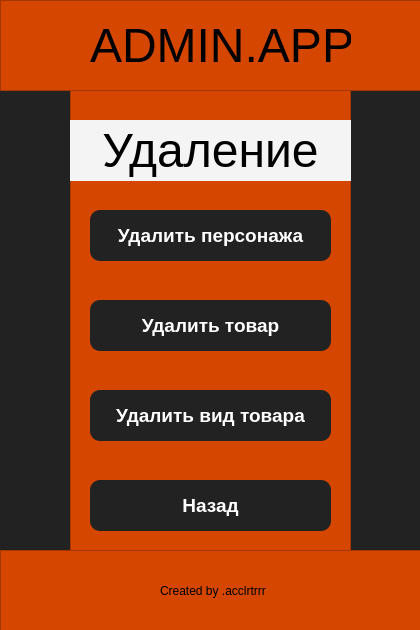
<?xml version="1.0" encoding="UTF-8"?>
<ui version="4.0">
 <class>MainWindow</class>
 <widget class="QMainWindow" name="MainWindow">
  <property name="geometry">
   <rect>
    <x>0</x>
    <y>0</y>
    <width>420</width>
    <height>630</height>
   </rect>
  </property>
  <property name="windowTitle">
   <string>MainWindow</string>
  </property>
  <widget class="QWidget" name="centralwidget">
   <property name="styleSheet">
    <string notr="true">background-color: rgb(34, 34, 34)</string>
   </property>
   <widget class="QFrame" name="frame">
    <property name="geometry">
     <rect>
      <x>0</x>
      <y>0</y>
      <width>481</width>
      <height>91</height>
     </rect>
    </property>
    <property name="styleSheet">
     <string notr="true">background-color: rgb(213, 71, 0);
border-color: white</string>
    </property>
    <property name="frameShape">
     <enum>QFrame::StyledPanel</enum>
    </property>
    <property name="frameShadow">
     <enum>QFrame::Raised</enum>
    </property>
    <widget class="QLabel" name="label">
     <property name="geometry">
      <rect>
       <x>90</x>
       <y>20</y>
       <width>261</width>
       <height>51</height>
      </rect>
     </property>
     <property name="font">
      <font>
       <family>Yu Gothic UI</family>
       <pointsize>36</pointsize>
      </font>
     </property>
     <property name="text">
      <string>ADMIN.APP</string>
     </property>
    </widget>
   </widget>
   <widget class="QFrame" name="frame_2">
    <property name="geometry">
     <rect>
      <x>70</x>
      <y>90</y>
      <width>281</width>
      <height>471</height>
     </rect>
    </property>
    <property name="font">
     <font>
      <family>Train One</family>
      <pointsize>18</pointsize>
     </font>
    </property>
    <property name="styleSheet">
     <string notr="true">background-color: rgb(213, 71, 0)</string>
    </property>
    <property name="frameShape">
     <enum>QFrame::StyledPanel</enum>
    </property>
    <property name="frameShadow">
     <enum>QFrame::Raised</enum>
    </property>
    <widget class="QPushButton" name="pushButton_4">
     <property name="geometry">
      <rect>
       <x>20</x>
       <y>390</y>
       <width>241</width>
       <height>51</height>
      </rect>
     </property>
     <property name="font">
      <font>
       <family>Yu Gothic UI</family>
       <pointsize>14</pointsize>
       <weight>75</weight>
       <bold>true</bold>
      </font>
     </property>
     <property name="layoutDirection">
      <enum>Qt::LeftToRight</enum>
     </property>
     <property name="styleSheet">
      <string notr="true">QPushButton{
	background-color: rgb(34, 34, 34);
	border-radius: 10;
	color: white
}

QPushButton: pressed{
	background-color: rgb(81, 81, 81)
}</string>
     </property>
     <property name="text">
      <string>Назад</string>
     </property>
    </widget>
    <widget class="QLabel" name="label_3">
     <property name="geometry">
      <rect>
       <x>0</x>
       <y>30</y>
       <width>281</width>
       <height>61</height>
      </rect>
     </property>
     <property name="font">
      <font>
       <family>Yu Gothic UI</family>
       <pointsize>36</pointsize>
      </font>
     </property>
     <property name="styleSheet">
      <string notr="true">background-color: rgb(244, 244, 244);
</string>
     </property>
     <property name="text">
      <string>Удаление</string>
     </property>
     <property name="alignment">
      <set>Qt::AlignCenter</set>
     </property>
    </widget>
    <widget class="QPushButton" name="pushButton_3">
     <property name="geometry">
      <rect>
       <x>20</x>
       <y>300</y>
       <width>241</width>
       <height>51</height>
      </rect>
     </property>
     <property name="font">
      <font>
       <family>Yu Gothic UI</family>
       <pointsize>14</pointsize>
       <weight>75</weight>
       <bold>true</bold>
      </font>
     </property>
     <property name="layoutDirection">
      <enum>Qt::LeftToRight</enum>
     </property>
     <property name="styleSheet">
      <string notr="true">QPushButton{
	background-color: rgb(34, 34, 34);
	border-radius: 10;
	color: white
}

QPushButton: pressed{
	background-color: rgb(81, 81, 81)
}</string>
     </property>
     <property name="text">
      <string>Удалить вид товара</string>
     </property>
    </widget>
    <widget class="QPushButton" name="pushButton">
     <property name="enabled">
      <bool>true</bool>
     </property>
     <property name="geometry">
      <rect>
       <x>20</x>
       <y>120</y>
       <width>241</width>
       <height>51</height>
      </rect>
     </property>
     <property name="font">
      <font>
       <family>Yu Gothic UI</family>
       <pointsize>14</pointsize>
       <weight>75</weight>
       <bold>true</bold>
      </font>
     </property>
     <property name="mouseTracking">
      <bool>false</bool>
     </property>
     <property name="layoutDirection">
      <enum>Qt::LeftToRight</enum>
     </property>
     <property name="autoFillBackground">
      <bool>false</bool>
     </property>
     <property name="styleSheet">
      <string notr="true">QPushButton{
	background-color: rgb(34, 34, 34);
	border-radius: 10;
	color: white
}

QPushButton: pressed{
	background-color: rgb(107, 179, 0)
}</string>
     </property>
     <property name="text">
      <string>Удалить персонажа</string>
     </property>
    </widget>
    <widget class="QPushButton" name="pushButton_2">
     <property name="geometry">
      <rect>
       <x>20</x>
       <y>210</y>
       <width>241</width>
       <height>51</height>
      </rect>
     </property>
     <property name="font">
      <font>
       <family>Yu Gothic UI</family>
       <pointsize>14</pointsize>
       <weight>75</weight>
       <bold>true</bold>
      </font>
     </property>
     <property name="layoutDirection">
      <enum>Qt::LeftToRight</enum>
     </property>
     <property name="styleSheet">
      <string notr="true">QPushButton{
	background-color: rgb(34, 34, 34);
	border-radius: 10;
	color: white
}

QPushButton: pressed{
	background-color: rgb(81, 81, 81)
}</string>
     </property>
     <property name="text">
      <string>Удалить товар</string>
     </property>
    </widget>
   </widget>
   <widget class="QFrame" name="frame_3">
    <property name="geometry">
     <rect>
      <x>0</x>
      <y>550</y>
      <width>481</width>
      <height>91</height>
     </rect>
    </property>
    <property name="styleSheet">
     <string notr="true">background-color: rgb(213, 71, 0)</string>
    </property>
    <property name="frameShape">
     <enum>QFrame::StyledPanel</enum>
    </property>
    <property name="frameShadow">
     <enum>QFrame::Raised</enum>
    </property>
    <widget class="QLabel" name="label_2">
     <property name="geometry">
      <rect>
       <x>160</x>
       <y>30</y>
       <width>111</width>
       <height>21</height>
      </rect>
     </property>
     <property name="font">
      <font>
       <family>Yu Gothic UI</family>
       <pointsize>9</pointsize>
      </font>
     </property>
     <property name="text">
      <string>Created by .acclrtrrr</string>
     </property>
    </widget>
   </widget>
  </widget>
 </widget>
 <resources/>
 <connections/>
</ui>
